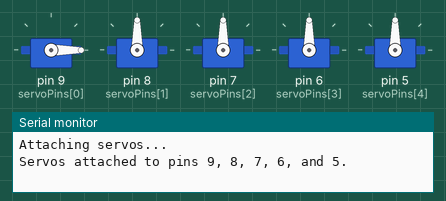
Simulated run of this sketch. Board: Arduino Nano, built with avr-gcc and run on an emulated ATmega328P. Parts: 5 × servo, the last lines printed to the serial monitor.

Above: at 0.05 s.
At 1.35 s:
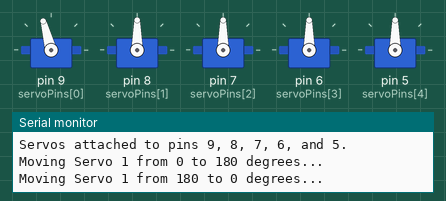
At 2.65 s:
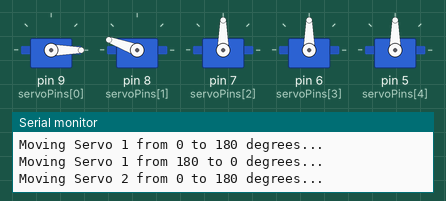
At 5.3 s:
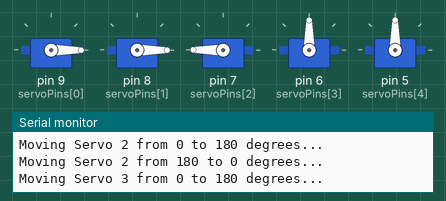
At 7.9 s:
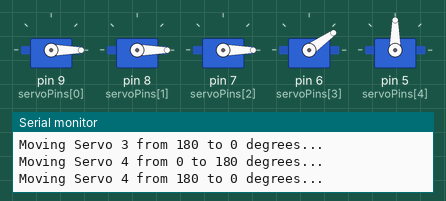
At 10.55 s:
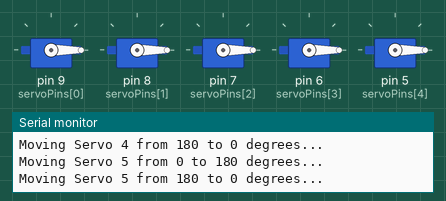
Timing chart, 0 to 13.8 s (numbered marks = the images above):
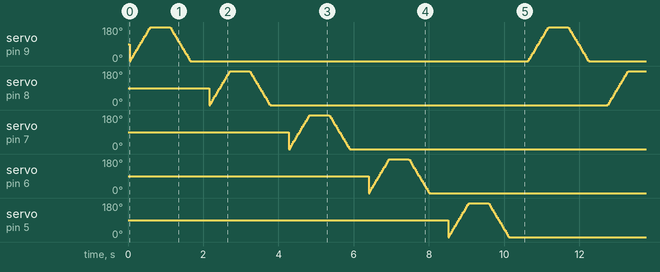

The sketch:

5servos-6_pushbuttons-NANO-version-OK.ino
```cpp
#include <Servo.h> // Standard Servo library

// Define Servo objects for each servo
Servo servo1;
Servo servo2;
Servo servo3;
Servo servo4;
Servo servo5;

// Attach each servo to a specific pin
const int servoPins[5] = {9, 8, 7, 6, 5};

void setup() {
    Serial.begin(9600);
    Serial.println("Attaching servos...");

    // Attach each servo to its respective pin
    servo1.attach(servoPins[0]);
    servo2.attach(servoPins[1]);
    servo3.attach(servoPins[2]);
    servo4.attach(servoPins[3]);
    servo5.attach(servoPins[4]);

    Serial.println("Servos attached to pins 9, 8, 7, 6, and 5.");
}

void loop() {
    // Move each servo from 0 to 180 degrees one by one
    for (int i = 0; i < 5; i++) {
        Serial.print("Moving Servo ");
        Serial.print(i + 1);
        Serial.println(" from 0 to 180 degrees...");
        for (int pos = 0; pos <= 180; pos += 5) { // Increment by 5 degrees for smoother motion
            switch (i) {
                case 0: servo1.write(pos); break;
                case 1: servo2.write(pos); break;
                case 2: servo3.write(pos); break;
                case 3: servo4.write(pos); break;
                case 4: servo5.write(pos); break;
            }
            delay(15); // Small delay for smoother movement
        }

        delay(500); // Pause at 180 degrees

        // Move each servo from 180 to 0 degrees one by one
        Serial.print("Moving Servo ");
        Serial.print(i + 1);
        Serial.println(" from 180 to 0 degrees...");
        for (int pos = 180; pos >= 0; pos -= 5) {
            switch (i) {
                case 0: servo1.write(pos); break;
                case 1: servo2.write(pos); break;
                case 2: servo3.write(pos); break;
                case 3: servo4.write(pos); break;
                case 4: servo5.write(pos); break;
            }
            delay(15); // Small delay for smoother movement
        }

        delay(500); // Pause at 0 degrees
    }
}
```
